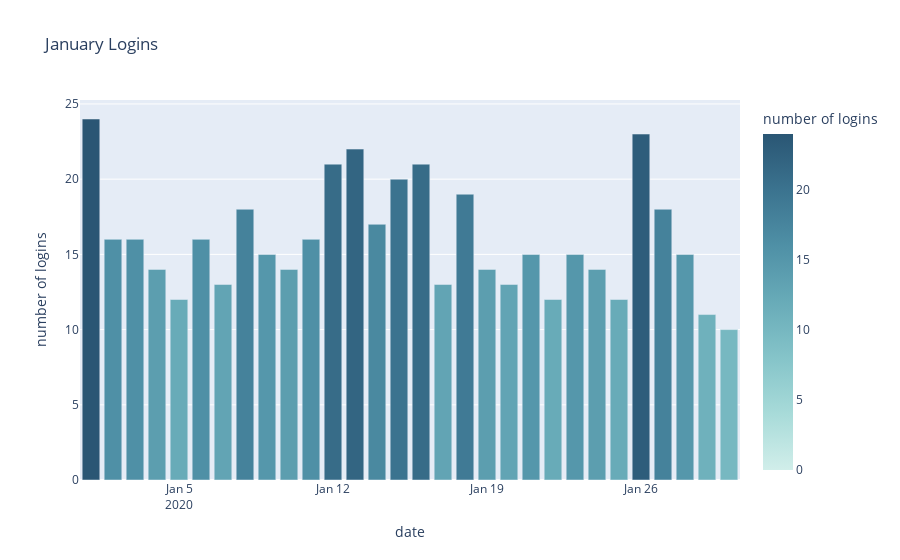

Notebook source saved alongside this figure:
### Code cell
from chart_helper import make_login_chart
from queries import make_queries_get_df

login_by_january_df = make_queries_get_df('''
  SELECT status, association, todate(login_time) as date
  FROM user_by_activity 
  WHERE month = 1
  AND login_time >= '2020-01-01T00:00:00'
  AND login_time < '2020-02-01T00:00:00';
  ''')

make_login_chart(login_by_january_df, 'January Logins')

### Figure 1 — Plotly figure (JSON) as saved in the notebook; plotly's stock layout.template omitted (floating-point values rounded to 4 significant figures)
{"data": [{"alignmentgroup": "True", "hovertemplate": "date=%{x}<br>number of logins=%{marker.color}<extra></extra>", "legendgroup": "", "marker": {"color": [24, 16, 16, 14, 12, 16, 13, 18, 15, 14, 16, 21, 22, 17, 20, 21, 13, 19, 14, 13, 15, 12, 15, 14, 12, 23, 18, 15, 11, 10], "coloraxis": "coloraxis"}, "name": "", "offsetgroup": "", "orientation": "v", "showlegend": false, "textposition": "auto", "type": "bar", "x": ["2020-01-01T00:00:00", "2020-01-02T00:00:00", "2020-01-03T00:00:00", "2020-01-04T00:00:00", "2020-01-05T00:00:00", "2020-01-06T00:00:00", "2020-01-07T00:00:00", "2020-01-08T00:00:00", "2020-01-09T00:00:00", "2020-01-10T00:00:00", "2020-01-11T00:00:00", "2020-01-12T00:00:00", "2020-01-13T00:00:00", "2020-01-14T00:00:00", "2020-01-15T00:00:00", "2020-01-16T00:00:00", "2020-01-17T00:00:00", "2020-01-18T00:00:00", "2020-01-19T00:00:00", "2020-01-20T00:00:00", "2020-01-21T00:00:00", "2020-01-22T00:00:00", "2020-01-23T00:00:00", "2020-01-24T00:00:00", "2020-01-25T00:00:00", "2020-01-26T00:00:00", "2020-01-27T00:00:00", "2020-01-28T00:00:00", "2020-01-29T00:00:00", "2020-01-30T00:00:00"], "xaxis": "x", "y": [24, 16, 16, 14, 12, 16, 13, 18, 15, 14, 16, 21, 22, 17, 20, 21, 13, 19, 14, 13, 15, 12, 15, 14, 12, 23, 18, 15, 11, 10], "yaxis": "y"}], "layout": {"barmode": "relative", "coloraxis": {"cmax": 24, "cmid": 15, "cmin": 0, "colorbar": {"title": {"text": "number of logins"}}, "colorscale": [[0, "rgb(209, 238, 234)"], [0.1667, "rgb(168, 219, 217)"], [0.3333, "rgb(133, 196, 201)"], [0.5, "rgb(104, 171, 184)"], [0.6667, "rgb(79, 144, 166)"], [0.8333, "rgb(59, 115, 143)"], [1, "rgb(42, 86, 116)"]]}, "legend": {"tracegroupgap": 0}, "title": {"text": "January Logins"}, "xaxis": {"anchor": "y", "domain": [0, 1], "title": {"text": "date"}}, "yaxis": {"anchor": "x", "domain": [0, 1], "title": {"text": "number of logins"}}}}
